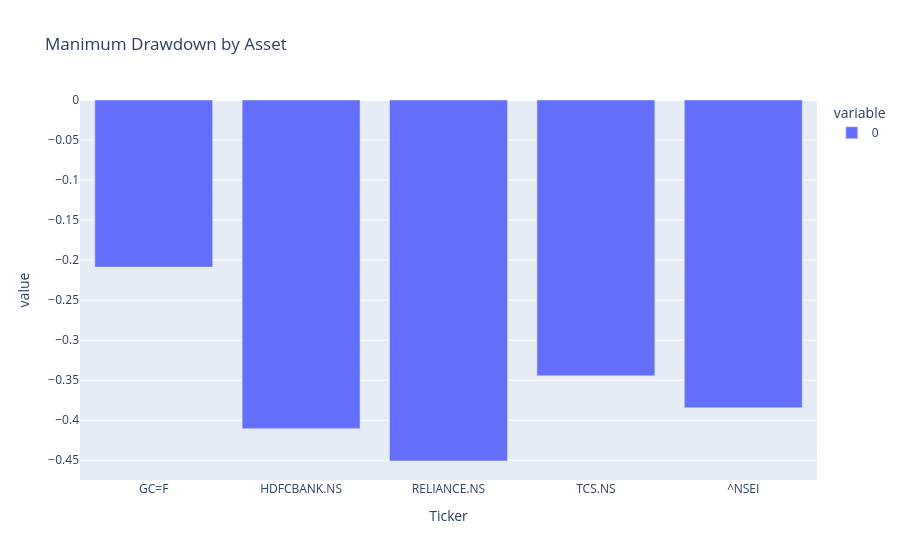

The notebook cell saved with this chart:
### Markdown cell above
# Maximum Drawdown

### Code cell
max_dd = drawdown.min()
max_dd.plot(kind='bar', title='Manimum Drawdown by Asset')

### Figure 1 — Plotly figure (JSON) as saved in the notebook; plotly's stock layout.template omitted (floating-point values rounded to 4 significant figures)
{"data": [{"alignmentgroup": "True", "hovertemplate": "variable=0<br>Ticker=%{x}<br>value=%{y}<extra></extra>", "legendgroup": "0", "marker": {"color": "#636efa", "pattern": {"shape": ""}}, "name": "0", "offsetgroup": "0", "orientation": "v", "showlegend": true, "textposition": "auto", "type": "bar", "x": ["GC=F", "HDFCBANK.NS", "RELIANCE.NS", "TCS.NS", "^NSEI"], "xaxis": "x", "y": [-0.2087, -0.4105, -0.4509, -0.3445, -0.3844], "yaxis": "y"}], "layout": {"autosize": true, "barmode": "relative", "legend": {"title": {"text": "variable"}, "tracegroupgap": 0}, "title": {"text": "Manimum Drawdown by Asset"}, "xaxis": {"anchor": "y", "autorange": true, "domain": [0, 1], "range": [-0.5, 4.5], "title": {"text": "Ticker"}, "type": "category"}, "yaxis": {"anchor": "x", "autorange": true, "domain": [0, 1], "range": [-0.4746, 0], "title": {"text": "value"}, "type": "linear"}}}
